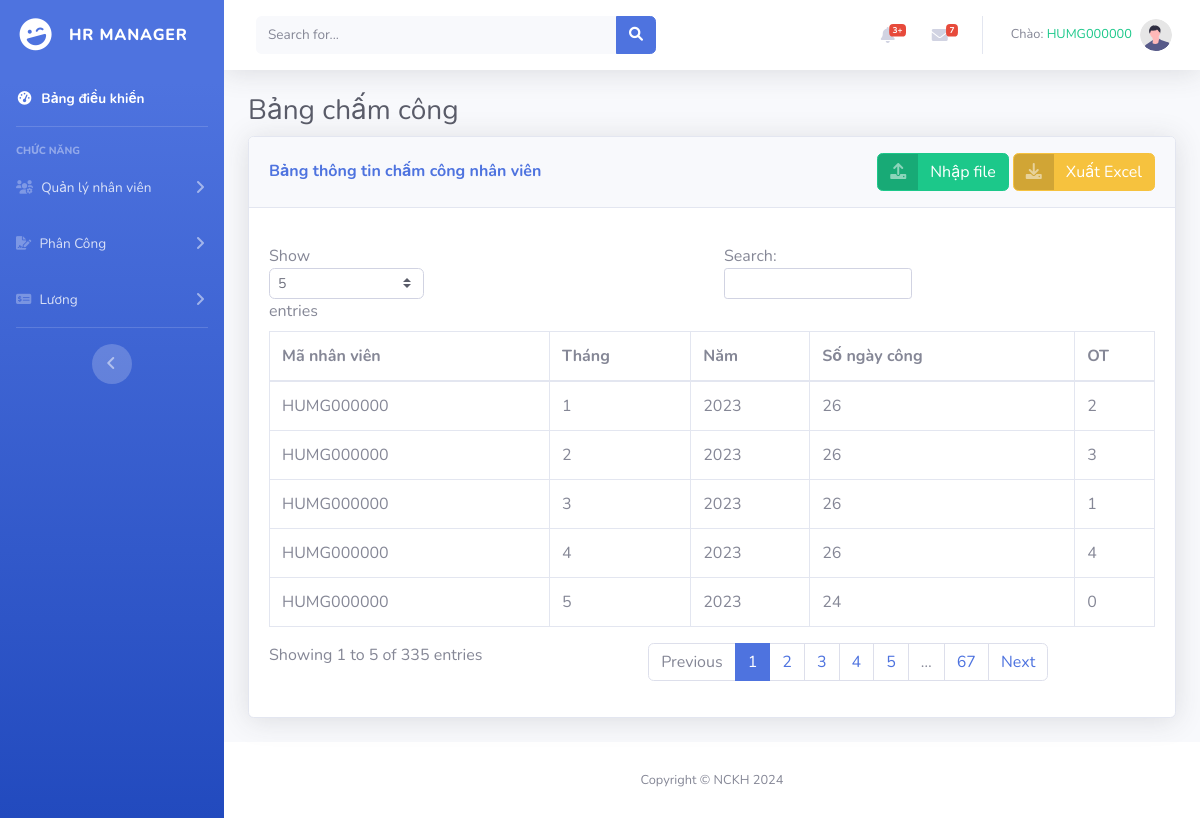
The page /attendance.php (signed in) on the database its author committed.
### tables this page shows
CREATE TABLE `attendance` (
  `id` int(11) NOT NULL,
  `user_id` varchar(30) NOT NULL,
  `month` tinyint(2) DEFAULT NULL,
  `year` year(4) NOT NULL,
  `total` int(11) NOT NULL,
  `ot` varchar(25) NOT NULL
);

### attendance.php (the view, shortened to what this page needs)
<!DOCTYPE html>
<html lang="en">
<head>
    <link href="vendor/fontawesome-free/css/all.min.css" rel="stylesheet" type="text/css">
    <link rel="stylesheet" href="https://cdnjs.cloudflare.com/ajax/libs/font-awesome/6.0.0-beta3/css/all.min.css">
    <link href="css/sb-admin-2.min.css" rel="stylesheet">
</head>
<body id="page-top">
    <div id="wrapper">
        <ul class="navbar-nav bg-gradient-primary sidebar sidebar-dark accordion" id="accordionSidebar">
            <?php
            if (isset($_SESSION['role']) && ($_SESSION['role'] == 'admin' || $_SESSION['role'] == 'manager')) {
                echo '<a class="sidebar-brand d-flex align-items-center justify-content-center" href="dashboard.php">
                <div class="sidebar-brand-icon rotate-n-15">
                    <i class="fas fa-laugh-wink"></i>
                </div>
                <div class="sidebar-brand-text mx-3">HR Manager</div>
            </a>';
            }
            ?>
            <li class="nav-item active">
                <?php
                if (isset($_SESSION['role']) && ($_SESSION['role'] == 'admin' || $_SESSION['role'] == 'manager')) {
                    echo '<a class="nav-link" href="dashboard.php">
                <i class="fas fa-fw fa-tachometer-alt"></i>
                <span>Bảng điều khiển</span></a>';
                } else {
                    echo '<a class="nav-link" href="dashboard.php">
                <i class="fas fa-fw fa-tachometer-alt"></i>
                <span>Bảng điều khiển</span></a>';
                }
                ?>
                <hr class="sidebar-divider">
                <div class="sidebar-heading">
                    Chức năng
                </div>
                <?php
                if (isset($_SESSION['role']) && $_SESSION['role'] != 'employee') {
                    echo '<li class="nav-item">
                <a class="nav-link collapsed" href="#" data-toggle="collapse" data-target="#collapseTwo" aria-expanded="true" aria-controls="collapseTwo">
                    <i class="fas fa-fw fa-users-gear"></i>
                    <span>Quản lý nhân viên</span>
                </a>
                <div id="collapseTwo" class="collapse" aria-labelledby="headingTwo" data-parent="#accordionSidebar">
                    <div class="bg-white py-2 collapse-inner rounded">
                        <h6 class="collapse-header">Các chức năng:</h6>
                        <a class="collapse-item" href="employee_information.php">Quản lý nhân viên</a>
                    </div>
                </div>
            </li>';
                }
                ?>
            <li class="nav-item">
                <a class="nav-link collapsed" href="#" data-toggle="collapse" data-target="#collapseFour" aria-expanded="true" aria-controls="collapseFour">
                    <i class="fa-solid fa-file-signature"></i>
                    <?php
                    if (isset($_SESSION['role']) && $_SESSION['role'] == 'employee') {
                        echo "<span>Công Việc</span>";
                    } else {
                        echo '<span>Phân Công</span>';
                    }
                    ?>
                </a>
            </li>
            <li class="nav-item">
                <a class="nav-link collapsed" href="#" data-toggle="collapse" data-target="#collapseThree" aria-expanded="true" aria-controls="collapseThree">
                    <i class="fa-solid fa-money-check-dollar"></i>
                    <span>Lương</span>
                </a>
            </li>
            <hr class="sidebar-divider d-none d-md-block">
            <div class="text-center d-none d-md-inline">
                <button class="rounded-circle border-0" id="sidebarToggle"></button>
            </div>
        </ul>
        <div id="content-wrapper" class="d-flex flex-column ">
            <div id="content">
                <nav class="navbar navbar-expand navbar-light bg-white topbar mb-4 static-top shadow">
                    <form class="d-none d-sm-inline-block form-inline mr-auto ml-md-3 my-2 my-md-0 mw-100 navbar-search">
                        <div class="input-group">
                            <input type="text" class="form-control bg-light border-0 small" placeholder="Search for..." aria-label="Search" aria-describedby="basic-addon2">
                            <div class="input-group-append">
                                <button class="btn btn-primary" type="button">
                                    <i class="fas fa-search fa-sm"></i>
                                </button>
                            </div>
                        </div>
                    </form>
                    <ul class="navbar-nav ml-auto">
                        <li class="nav-item dropdown no-arrow mx-1">
                            <a class="nav-link dropdown-toggle" href="#" id="alertsDropdown" role="button" data-toggle="dropdown" aria-haspopup="true" aria-expanded="false">
                                <i class="fas fa-bell fa-fw"></i>
                                <span class="badge badge-danger badge-counter">3+</span>
                            </a>
                        </li>
                        <li class="nav-item dropdown no-arrow mx-1">
                            <a class="nav-link dropdown-toggle" href="#" id="messagesDropdown" role="button" data-toggle="dropdown" aria-haspopup="true" aria-expanded="false">
                                <i class="fas fa-envelope fa-fw"></i>
                                <span class="badge badge-danger badge-counter">7</span>
                            </a>
                        </li>
                        <li class="nav-item dropdown no-arrow">
                            <a class="nav-link dropdown-toggle" href="#" id="userDropdown" role="button" data-toggle="dropdown" aria-haspopup="true" aria-expanded="false">
                                <span class="mr-2 d-none d-lg-inline text-gray-600 small">
                                    <?php
                                    if (isset($_SESSION['nameaccount'])) {
                                        echo "<div>Chào: <span class='text-success'>" . $_SESSION['nameaccount'] . "</span></div>";
                                    } else {
                                        echo "<div class='text-danger'>Bạn chưa đăng nhập</div>";
                                    }
                                    ?>
                                </span>
                                <img class="img-profile rounded-circle" src="img/undraw_profile.svg">
                            </a>
                        </li>
                    </ul>
                </nav>
                <div class="container-fluid">
                    <h1 class="h3 mb-2 text-gray-800">Bảng chấm công</h1>
                    <div class="card shadow mb-4">
                        <div class="card-header py-3 d-flex justify-content-between align-items-center">
                            <h6 class="m-0 font-weight-bold text-primary">Bảng thông tin chấm công nhân viên</h6>
                            <?php
                            if (isset($_SESSION['role']) && ($_SESSION['role'] == 'admin' || $_SESSION['role'] == 'President' || $_SESSION['role'] == 'Vice President')) {
                                echo '<div>
                                <a href="#" class="btn btn-success btn-icon-split">
                                    <span class="icon text-white-50">
                                        <i class="fas fa-upload"></i>
                                    </span>
                                    <span class="text" data-toggle="modal" data-target="#importExcel">Nhập file</span>
                                </a>
                                <a href="#" class="btn btn-warning btn-icon-split" id="exportExcelBtn">
                                    <span class="icon text-white-50">
                                        <i class="fas fa-download"></i>
                                    </span>
                                    <span class="text" data-toggle="modal">Xuất Excel</span>
                                </a>
                            </div>';
                            }
                            ?>
                        </div>
                        <div class="card-body">
                            <div class="table-responsive">
                                <table class="table table-bordered" id="myAttendanc" width="100%" cellspacing="0">
                                    <?php
                                    require 'connect_database.php';
                                    mysqli_set_charset($connect, 'UTF8');
                                    if (isset($_SESSION['role'])) {
                                        $role = $_SESSION['role'];
                                        if ($role == 'admin' || $role = 'President') {
                                            $sql = "SELECT * FROM attendance";
                                        }
                                        $result = $connect->query($sql);
                                        if ($result->num_rows > 0) {
                                            echo "
                                            <table class='table table-bordered' id='myAttendanceTable' width='100%' cellspacing='0'>
                                                <thead>
                                                    <tr>
                                                        <th>Mã nhân viên</th>
                                                        <th>Tháng</th>
                                                        <th>Năm</th>
                                                        <th>Số ngày công</th>
                                                        <th>OT</th>
                                                    </tr>
                                                </thead>
                                                <tbody>";
                                            while ($row = $result->fetch_assoc()) {
                                                echo "<tr>" .
                                                    "<td>" . $row["user_id"] . "</td>" .
                                                    "<td>" . $row["month"] . "</td>" .
                                                    "<td>" . $row["year"] . "</td>" .
                                                    "<td>" . $row["total"] . "</td>" .
                                                    "<td>" . $row["ot"] . "</td>
                                            </tr>";
                                            }
                                            echo "</tbody></table>";
                                        } else {
                                            echo "<p>No data</p>";
                                        }
                                    } else {
                                        echo "<p>No data</p>";
                                    }
                                    ?>
                                </table>
                            </div>
                        </div>
                    </div>
                </div>
            </div>
            <footer class="sticky-footer bg-white">
                <div class="container my-auto">
                    <div class="copyright text-center my-auto">
                        <span>Copyright &copy; NCKH 2024</span>
                    </div>
                </div>
            </footer>
        </div>
    </div>
</body>
</html>

### rows shown on the page
attendance: user "HUMG000000", month "1", year "2023", total "26", ot "2"
attendance: user "HUMG000000", month "2", year "2023", total "26", ot "3"
attendance: user "HUMG000000", month "3", year "2023", total "26", ot "1"
attendance: user "HUMG000000", month "4", year "2023", total "26", ot "4"
attendance: user "HUMG000000", month "5", year "2023", total "24", ot "0"

### other values the page prints
$_SESSION['nameaccount'] "HUMG000000"
